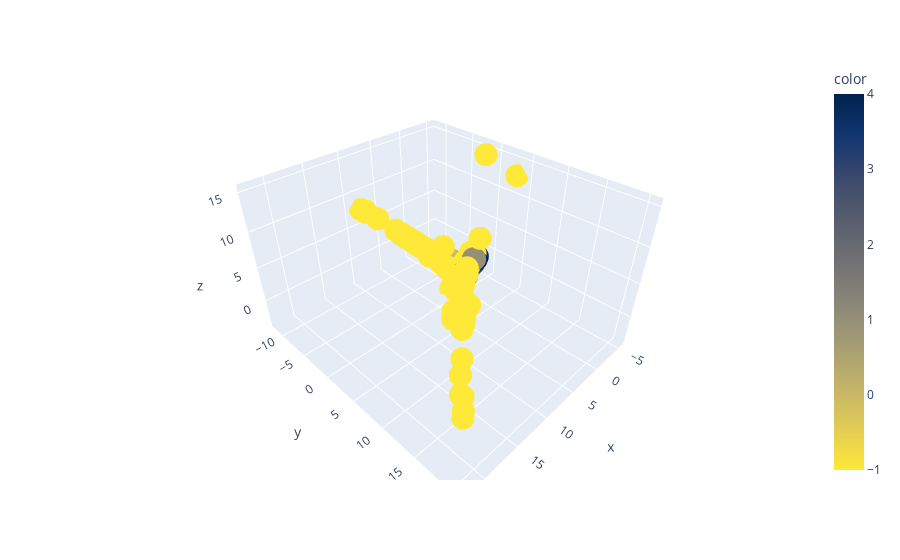

The notebook cell this image was saved under:
### Code cell
import plotly.express as px

# plot using 3D PCA
pca = PCA(n_components=3, random_state=22, svd_solver='full') 
data_encoded_pca = pca.fit_transform(data_encoded)

fig = px.scatter_3d(x=data_encoded_pca[:, 0], y=data_encoded_pca[:, 1], z=data_encoded_pca[:, 2],
            color=data_encoded['Cluster'], color_continuous_scale=px.colors.sequential.Cividis_r)
fig.show();

### Figure 1 — Plotly figure (JSON) as saved in the notebook; plotly's stock layout.template omitted (floating-point values rounded to 4 significant figures; data arrays with more than 128 entries replaced by an {"elided": "..."} marker saying what was removed)
{"data": [{"hovertemplate": "x=%{x}<br>y=%{y}<br>z=%{z}<br>color=%{marker.color}<extra></extra>", "legendgroup": "", "marker": {"color": {"elided": "10202 int values"}, "coloraxis": "coloraxis", "symbol": "circle"}, "mode": "markers", "name": "", "scene": "scene", "showlegend": false, "type": "scatter3d", "x": {"elided": "10202 float values"}, "y": {"elided": "10202 float values"}, "z": {"elided": "10202 float values"}}], "layout": {"coloraxis": {"colorbar": {"title": {"text": "color"}}, "colorscale": [[0, "#fee838"], [0.1111, "#e1cc55"], [0.2222, "#c3b369"], [0.3333, "#a59c74"], [0.4444, "#8a8678"], [0.5556, "#707173"], [0.6667, "#575d6d"], [0.7778, "#3b496c"], [0.8889, "#123570"], [1, "#00224e"]]}, "legend": {"tracegroupgap": 0}, "margin": {"t": 60}, "scene": {"domain": {"x": [0, 1], "y": [0, 1]}, "xaxis": {"title": {"text": "x"}}, "yaxis": {"title": {"text": "y"}}, "zaxis": {"title": {"text": "z"}}}}}
